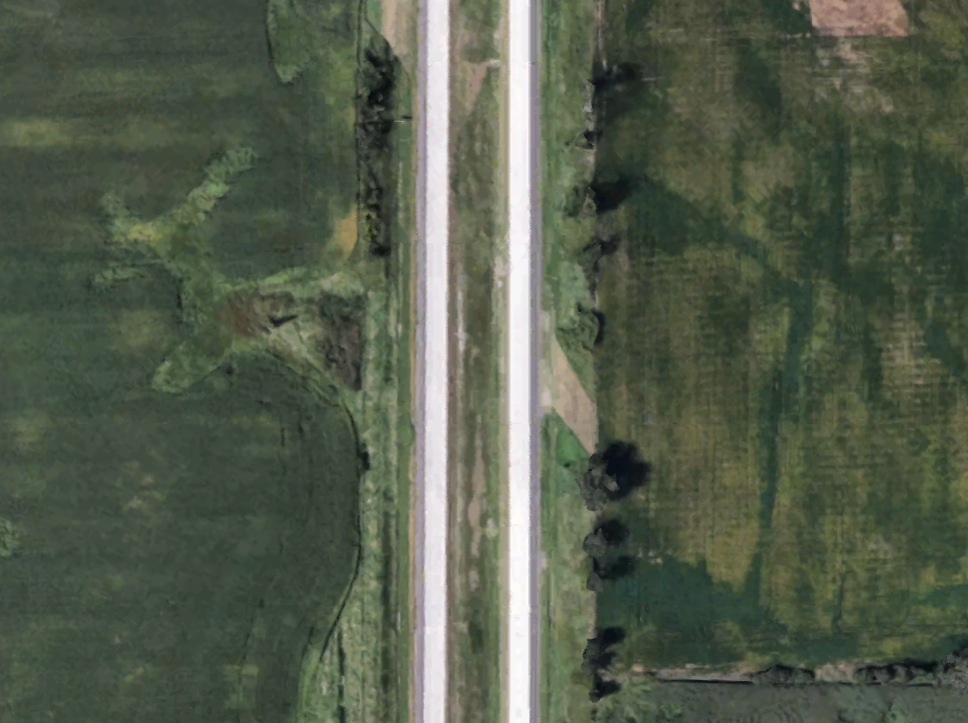
%> input picture Segmentation/RoadPic.png, 968 x 723 px
$ octave --eval "result = basicSegmentation2('RoadPic.png');"   (GNU Octave 9; MATLAB toolbox functions it lacks are replaced by stand-ins)
%> lines starting %> are read from the running program, lines starting %| are printed output that depends on the picture; in (x1, y1, x2, y2) boxes, pixels count from 0 and x2, y2 are one past the last pixel; in counts of white or black regions, pixels touching at a corner belong together; the program's own positions count from 1
function [ Comps ] = basicSegmentation2( imageFile )
%> called with imageFile = 'RoadPic.png'
% Basic segmentation method which does not sharpen or
% blur image. It finds the edges, dilates, and removes
% small components.
tic
%Read in file, convert to grayscale
J = imread(imageFile);
%> J is the input picture: size 723x968x3 uint8; mean R, G, B 83.8, 92.7, 75.5
I = rgb2gray(J);
I = imcomplement(I);
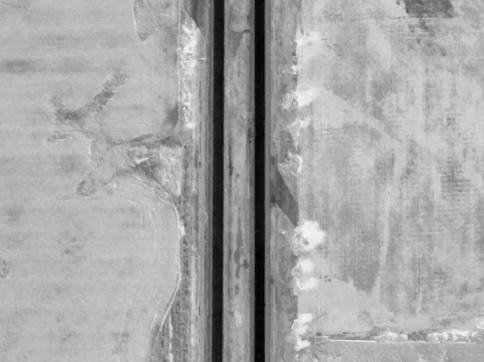
%> I: size 723x968 uint8 (shown at 1/2 size); min 0, max 244, mean 166.9
[x,y] = size(I);

%Get edges, and thicken
BWThin = edge(I,'Canny');
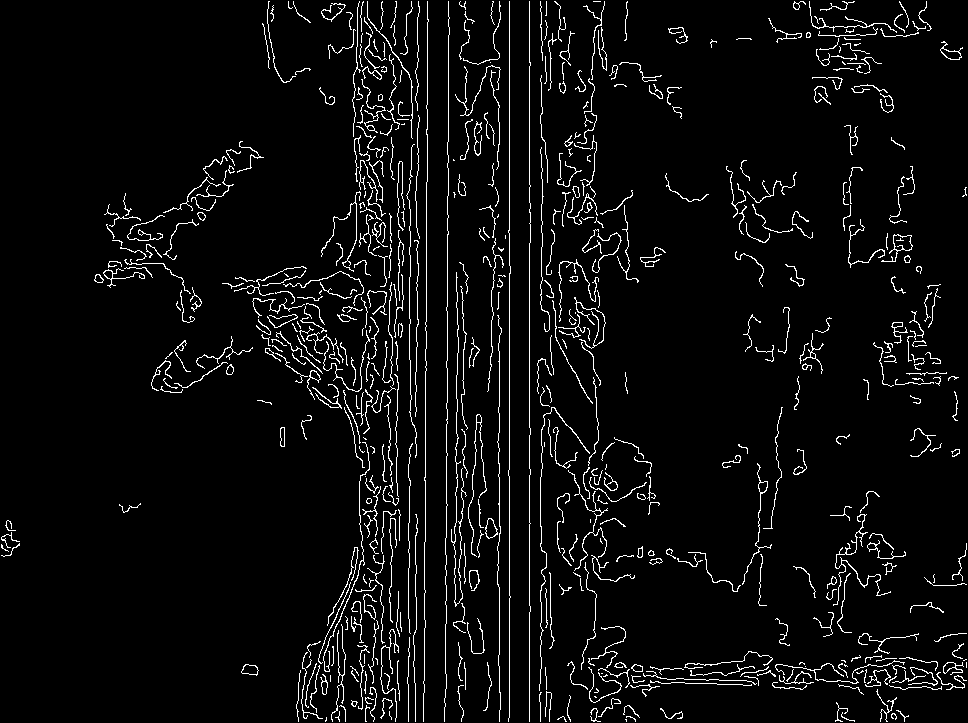
%> BWThin: size 723x968 logical; 4.8% white in thin lines or dots
se90 = strel('line', 3, 90);
se0 = strel('line', 3, 0);
BWsdilThin = imdilate(BWThin, [se90 se0]);
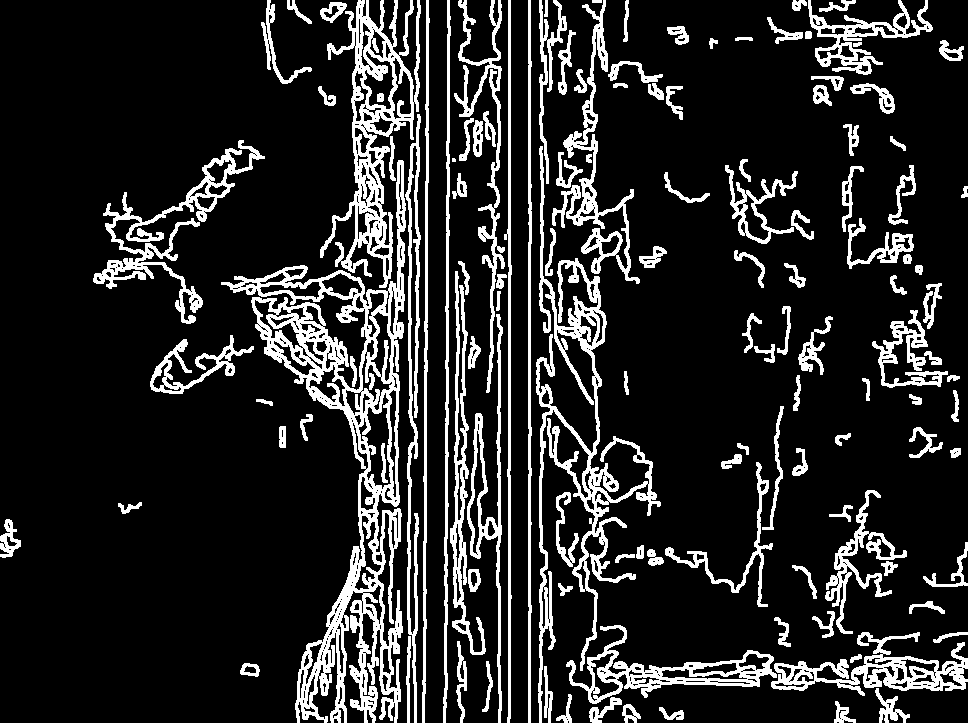
%> BWsdilThin: size 723x968 logical; 15.4% white; 129 white regions (1 under 20 px), largest, box (x1, y1, x2, y2) and area: (221, 160, 406, 723) 20207, (536, 146, 661, 723) 9771, (320, 0, 421, 288) 8013
blank = ~BWsdilThin;

%remove any small pieces
blank = bwareaopen(imfill(blank,'holes'),floor(x*y/100));
%> blank: size 723x968 logical; 86.6% white; 32 black regions, largest, box (x1, y1, x2, y2) and area: (221, 160, 406, 723) 33189, (320, 0, 421, 288) 11932, (536, 146, 648, 723) 9714
%Do a median gaussian filter -- %Set a pixel to 1 if five or more pixels
%in a 3X3 neighboorhood are ones
blank = conv2(double(blank), ones(4), 'same') >= 5;
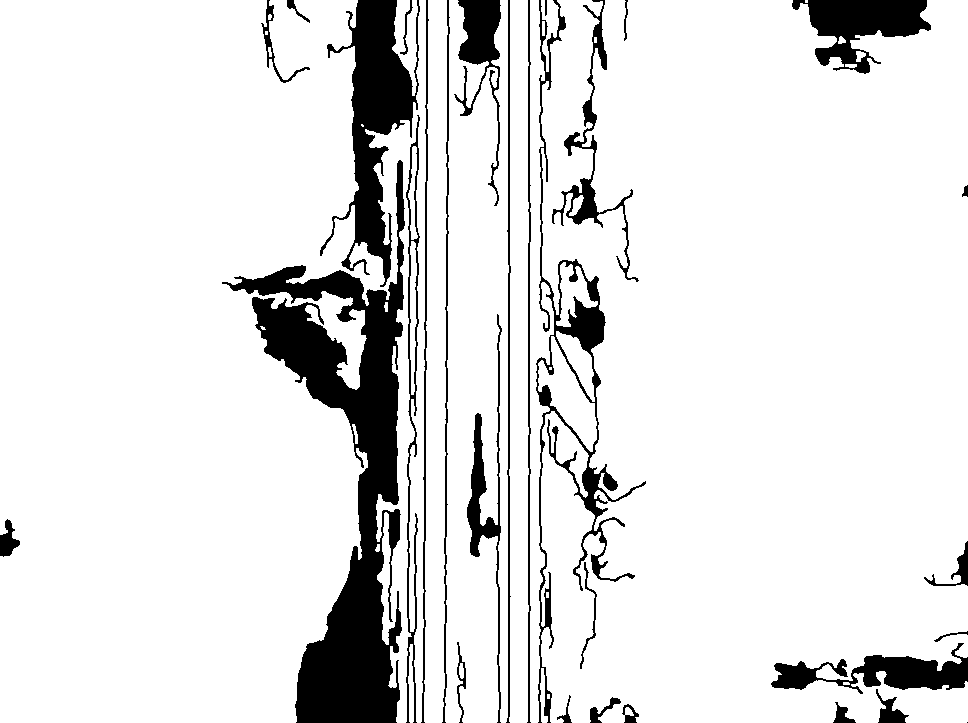
%> blank: size 723x968 logical; 88.8% white; 30 black regions (1 under 20 px), largest, box (x1, y1, x2, y2) and area: (222, 160, 405, 723) 31096, (320, 0, 420, 287) 10615, (536, 0, 646, 723) 7652

%get components
CCThin = bwconncomp(blank);
%> CCThin = 35 connected components

%Code for displaying components alongside original image
%labeledThin = labelmatrix(CCThin);
%RGB_labelThin = label2rgb(labeledThin, 'jet', 'w', 'shuffle');
%imshow(RGB_labelThin)
toc
%Code for putting segmented image over the original image.
labeledThin = labelmatrix(CCThin);
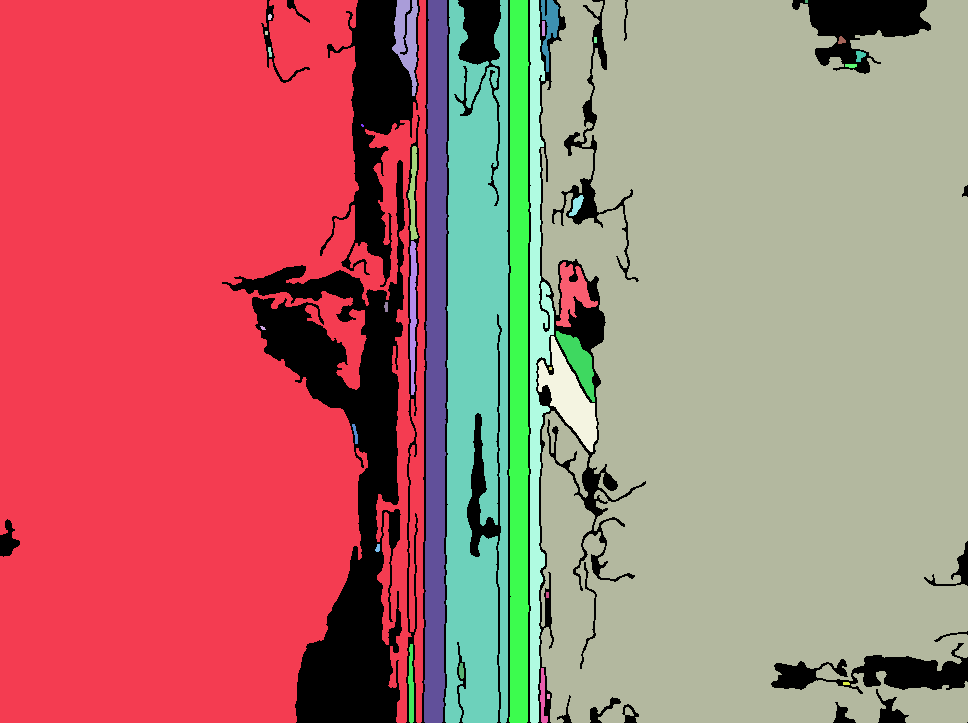
%> labeledThin: size 723x968 uint8; 36 distinct labels, from 0 to 35; one colour per label, 0 black
RGB_labelThin = label2rgb(labeledThin, 'jet', 'w', 'shuffle');
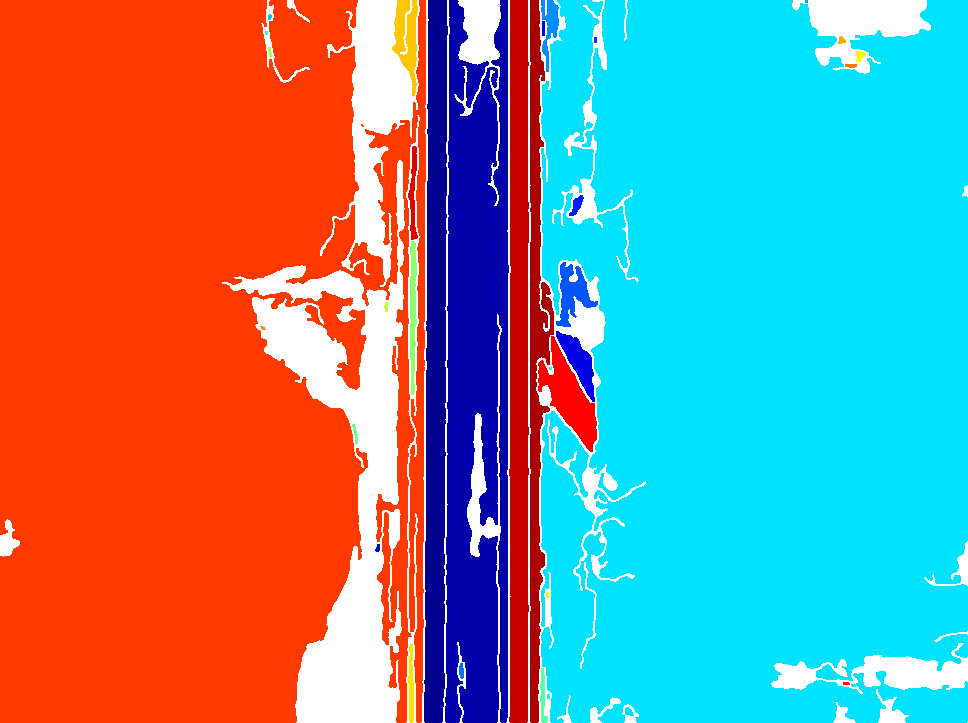
%> RGB_labelThin: size 723x968x3 uint8; mean R, G, B 130.4, 141.8, 144.1
figure(1)
imshow(J)
hold on;
himage = imshow(RGB_labelThin);
himage.AlphaData = 0.3;

Comps = CCThin;
%> Comps = 35 connected components

end

$ run again, on Segmentation/1001.png
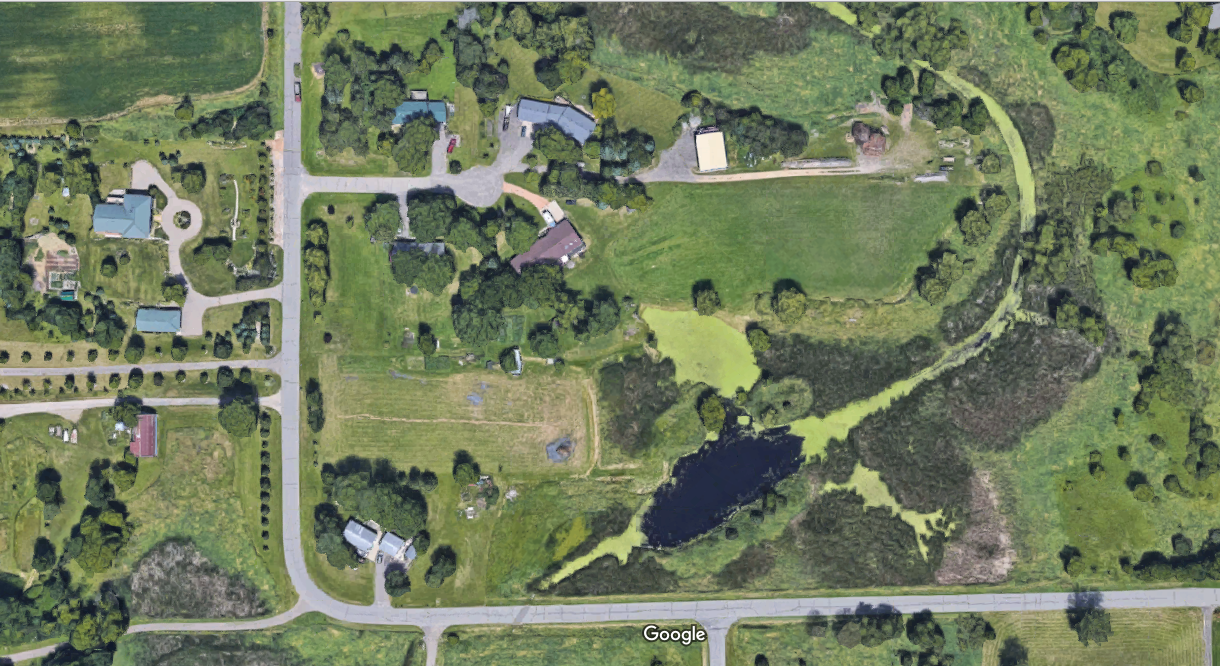
%> input picture Segmentation/1001.png, 1220 x 666 px
%> in basicSegmentation2, J is the input picture: size 666x1220x3 uint8; mean R, G, B 112.8, 124.2, 94.3
%> in basicSegmentation2, `BWThin = edge(I,'Canny');`:
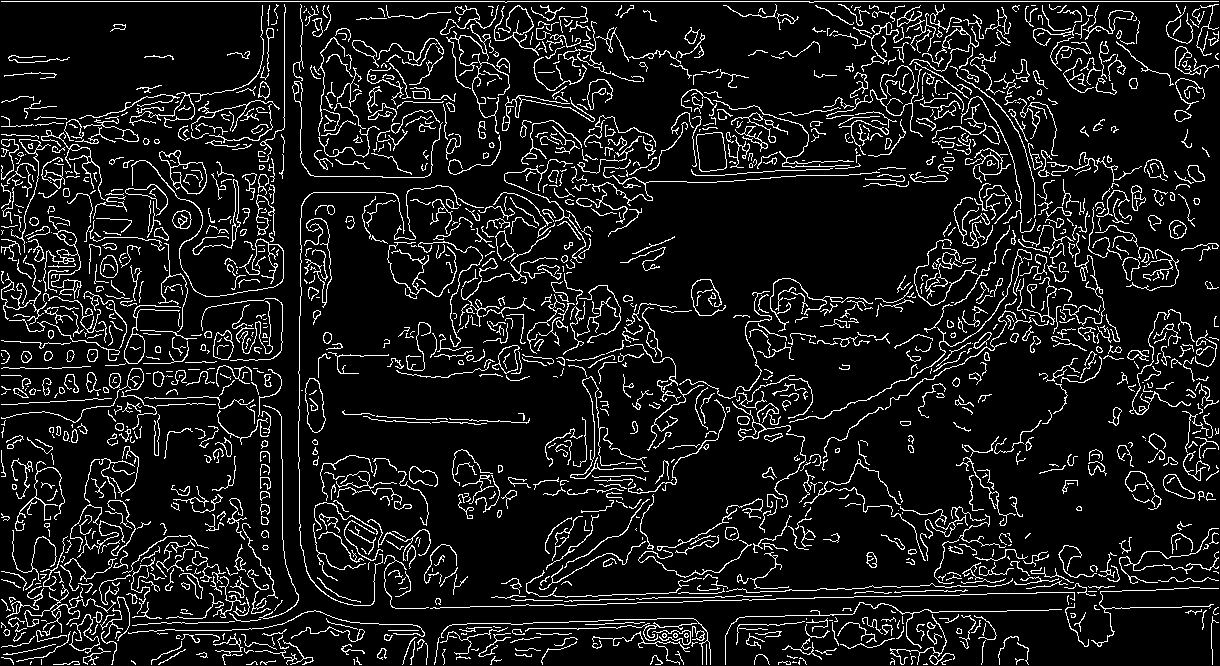
%> BWThin: size 666x1220 logical; 10% white in thin lines or dots
%> BWsdilThin: size 666x1220 logical; 32.3% white; 152 white regions (3 under 20 px), largest, box (x1, y1, x2, y2) and area: (0, 0, 1220, 648) 184875, (0, 404, 429, 666) 24333, (0, 364, 283, 492) 7750
%> CCThin = 67 connected components
%> labeledThin: size 666x1220 uint8; 68 distinct labels, from 0 to 67
%> in basicSegmentation2, `RGB_labelThin = label2rgb(labeledThin, 'jet', 'w', 'shuffle');`:
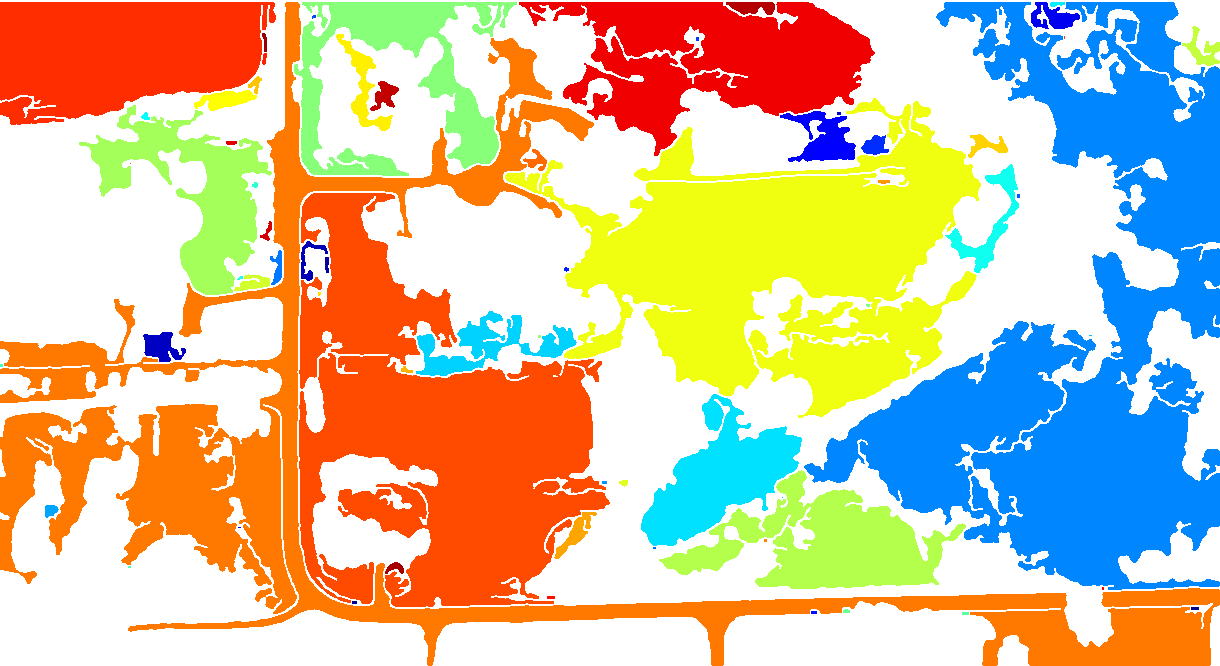
%> RGB_labelThin: size 666x1220x3 uint8; mean R, G, B 210.5, 193.1, 159.3

$ run again, on Segmentation/1002.png
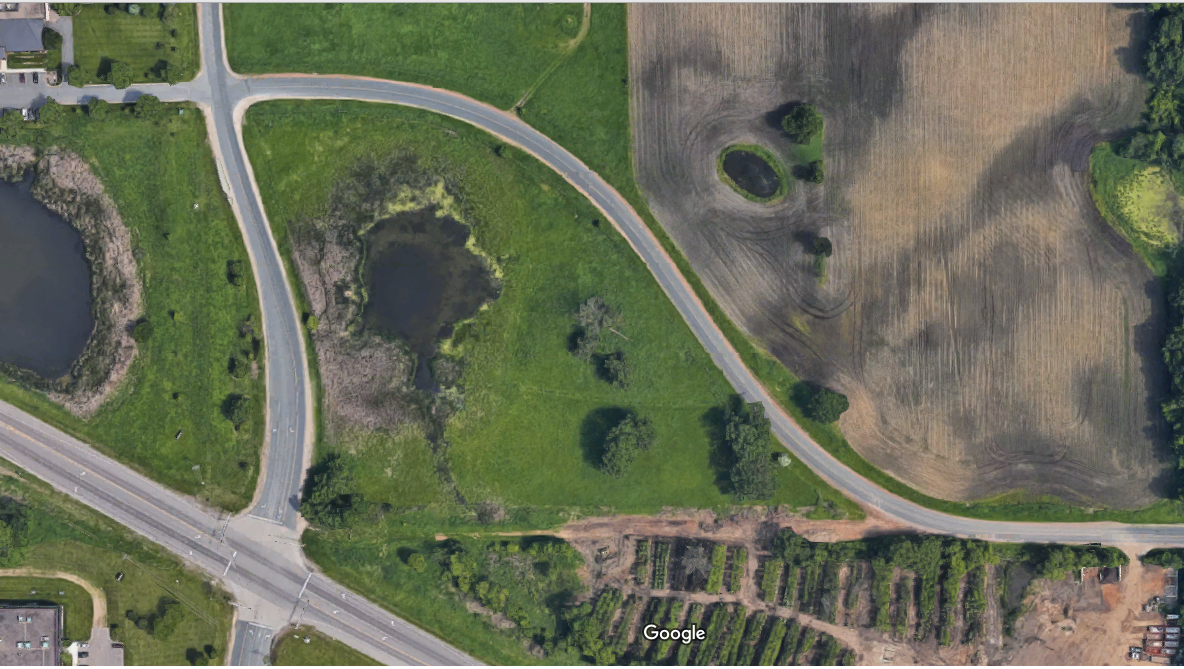
%> input picture Segmentation/1002.png, 1184 x 669 px
%> in basicSegmentation2, J is the input picture: size 669x1184x3 uint8; mean R, G, B 104.6, 109, 89.1
%> in basicSegmentation2, `BWThin = edge(I,'Canny');`:
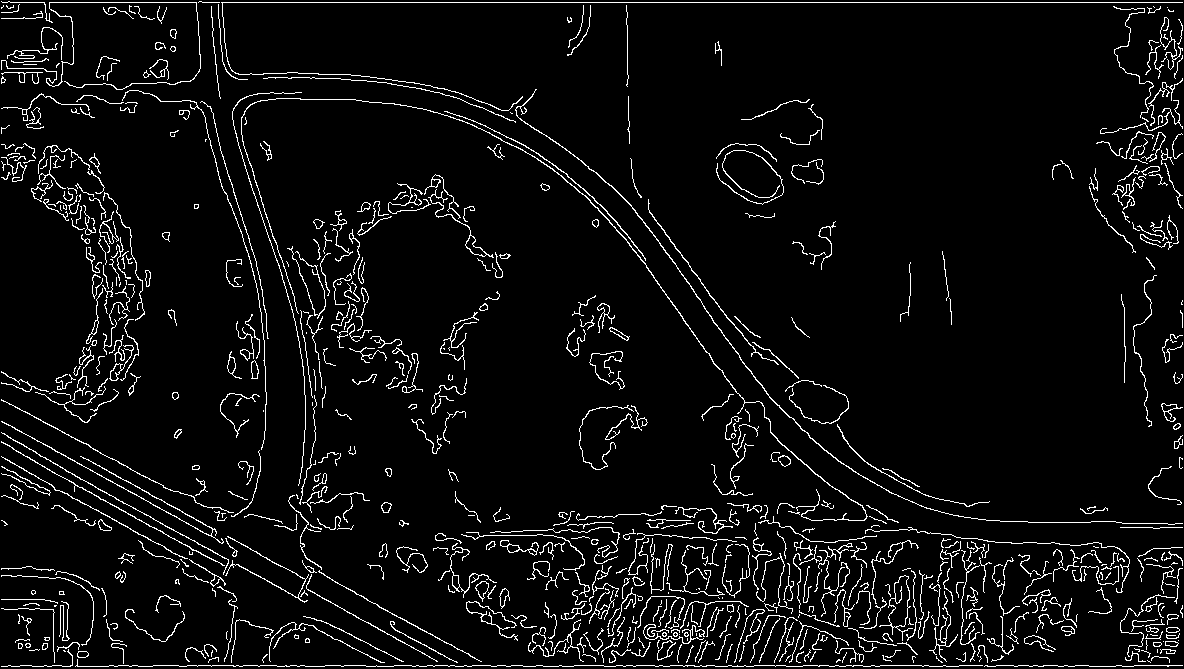
%> BWThin: size 669x1184 logical; 5.4% white in thin lines or dots
%> BWsdilThin: size 669x1184 logical; 17.4% white; 114 white regions, largest, box (x1, y1, x2, y2) and area: (0, 91, 1184, 668) 68280, (0, 0, 1184, 530) 19806, (0, 144, 152, 424) 9636
%> CCThin = 39 connected components
%> labeledThin: size 669x1184 uint8; 40 distinct labels, from 0 to 39
%> in basicSegmentation2, `RGB_labelThin = label2rgb(labeledThin, 'jet', 'w', 'shuffle');`:
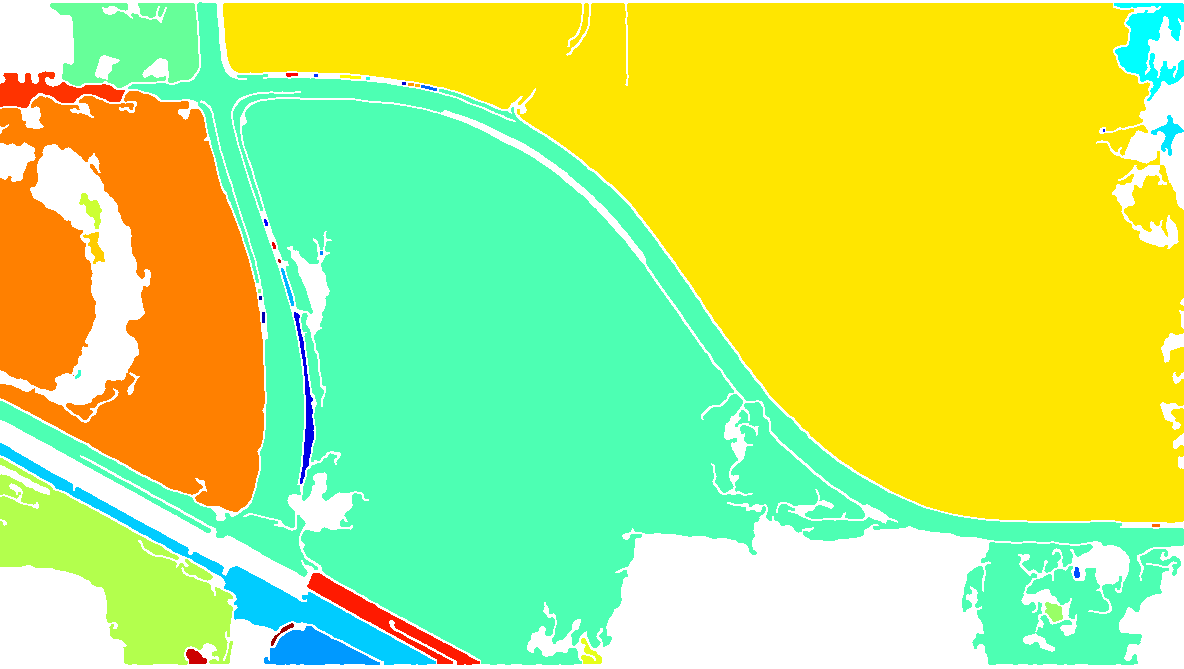
%> RGB_labelThin: size 669x1184x3 uint8; mean R, G, B 188.6, 232, 111.4
